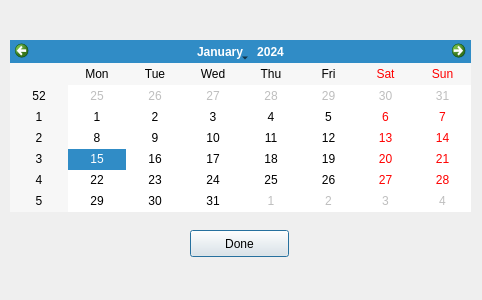
<?xml version="1.0" encoding="UTF-8"?>
<ui version="4.0">
 <class>dateWindow</class>
 <widget class="QDialog" name="dateWindow">
  <property name="geometry">
   <rect>
    <x>0</x>
    <y>0</y>
    <width>482</width>
    <height>300</height>
   </rect>
  </property>
  <property name="windowTitle">
   <string>Dialog</string>
  </property>
  <widget class="QCalendarWidget" name="calendarWidget">
   <property name="geometry">
    <rect>
     <x>10</x>
     <y>40</y>
     <width>461</width>
     <height>172</height>
    </rect>
   </property>
  </widget>
  <widget class="QPushButton" name="pushButton">
   <property name="geometry">
    <rect>
     <x>190</x>
     <y>230</y>
     <width>99</width>
     <height>27</height>
    </rect>
   </property>
   <property name="text">
    <string>Done</string>
   </property>
  </widget>
 </widget>
 <resources/>
 <connections/>
</ui>
